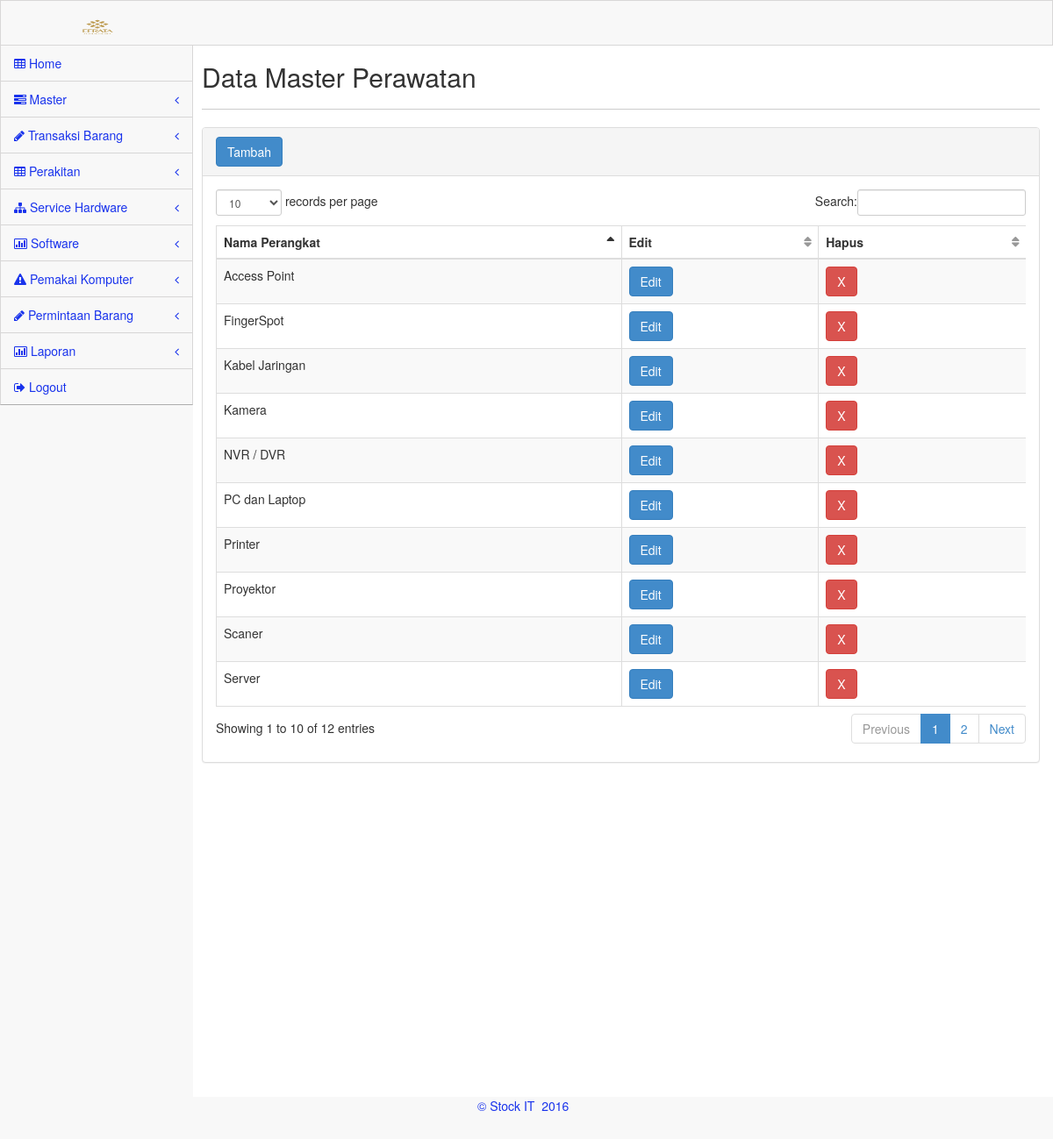
/user.php?menu=perawatan, run on the app's committed database.
### tables this page shows
CREATE TABLE `tipe_perawatan` (
  `id` int(10) NOT NULL auto_increment,
  `nama_perangkat` varchar(255) default NULL,
  PRIMARY KEY  (`id`)
);

### aplikasi/perawatan/perawatan.php (the view, shortened to what this page needs)
            <div class="inner">
                <div class="row">
                    <div class="col-lg-12">
                        <h2> Data Master Perawatan</h2>
                    </div>
                </div>
                <hr />
                <div class="row">
                <div class="col-lg-12">
                    <div class="panel panel-default">
                        <div class="panel-heading">
                           <button class="btn btn-primary" data-toggle="modal"  data-target="#newReg">
                                Tambah
                            </button>
						</div>
                        <div class="panel-body">
                            <div class="table-responsive" style='overflow: scroll;'>
                                <table class="table table-striped table-bordered table-hover" id="dataTables-example">
                                    <thead>
                                        <tr>
                                            <th>Nama Perangkat</th>
											 <th>Edit</th>
											<th>Hapus</th>
                                        </tr>
                                    </thead>
                                    <tbody>
                                       <?$sql = mysql_query("SELECT * FROM tipe_perawatan");
				if(mysql_num_rows($sql) > 0){
				while($data = mysql_fetch_array($sql)){
				$id=$data['id'];
				$nama_perangkat=$data['nama_perangkat'];
				?>
                                        <tr class="gradeC">
                                            <td><? echo $nama_perangkat ?></td>
                                           <td class="center">
                            <button type="button" class="btn btn-primary" onclick="openEditModal(<?php echo $id; ?>)">Edit</button>
											</td>
											  <td class="center"><form action="aplikasi/perawatan/deleteperawatan.php" method="post" >
											<button  name="tombol" class="btn text-muted text-center btn-danger" type="submit">X</button>
											</form> </td>
                                        </tr>
		<?}}?>
                                    </tbody>
                                </table>
                            </div>
                        </div>
                    </div>
                </div>
            </div>
<div class="col-lg-12">
</div>
<div class="col-lg-12">
</div>

### assets/css/main.css (style rules this page uses)
@media (min-width: 768px) { html, body { height: 100%; } }
body.padTop53 { padding-top: 75px; overflow: visible; }
@media (min-width: 802px) { body.padTop53 { padding-top: 51px; } }
.inner { position: relative; min-height: 1px; padding-right: 15px; padding-left: 10px; background: #fff; border: 0px solid #e4e4e4; min-height:1200px; }
@media (min-width: 768px) { .inner { float: left; width: 100%; } }
.inner .row { margin-right: -15px; margin-left: -15px; }
.inner hr { margin-top: 10px; border-top-color: #ccc; }

### assets/css/MoneAdmin.css (style rules this page uses)
body { background-color: #f8f8f8; }
table.dataTable thead .sorting, table.dataTable thead .sorting_asc:after, table.dataTable thead .sorting_desc, table.dataTable thead .sorting_asc_disabled, table.dataTable thead .sorting_desc_disabled { background: transparent; }
table.dataTable thead .sorting_asc:after { content: "\f0de"; float: right; font-family: fontawesome; }
table.dataTable thead .sorting:after { content: "\f0dc"; float: right; font-family: fontawesome; color: rgba(50,50,50,.5); }

### data on the page
tipe_perawatan: nama_perangkat "PC dan Laptop"
tipe_perawatan: nama_perangkat "Printer"
tipe_perawatan: nama_perangkat "Kabel Jaringan"
tipe_perawatan: nama_perangkat "Server"
tipe_perawatan: nama_perangkat "Access Point"
tipe_perawatan: nama_perangkat "Proyektor"
tipe_perawatan: nama_perangkat "Scaner"
tipe_perawatan: nama_perangkat "NVR / DVR"
tipe_perawatan: nama_perangkat "Kamera"
tipe_perawatan: nama_perangkat "FingerSpot"
